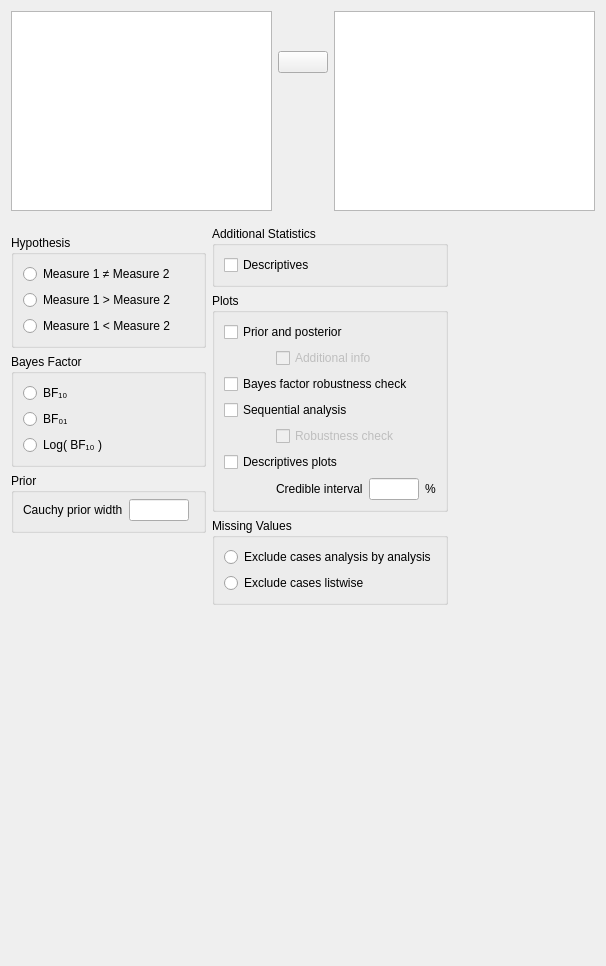
<?xml version="1.0" encoding="UTF-8"?>
<ui version="4.0">
 <class>TTestBayesianPairedSamplesForm</class>
 <widget class="QWidget" name="TTestBayesianPairedSamplesForm">
  <property name="geometry">
   <rect>
    <x>0</x>
    <y>0</y>
    <width>606</width>
    <height>966</height>
   </rect>
  </property>
  <property name="sizePolicy">
   <sizepolicy hsizetype="Fixed" vsizetype="Preferred">
    <horstretch>0</horstretch>
    <verstretch>0</verstretch>
   </sizepolicy>
  </property>
  <property name="windowTitle">
   <string>Form</string>
  </property>
  <layout class="QVBoxLayout" name="verticalLayout">
   <item>
    <widget class="QWidget" name="topWidget" native="true">
     <property name="sizePolicy">
      <sizepolicy hsizetype="Expanding" vsizetype="Fixed">
       <horstretch>0</horstretch>
       <verstretch>0</verstretch>
      </sizepolicy>
     </property>
     <layout class="QGridLayout" name="gridLayout">
      <property name="leftMargin">
       <number>0</number>
      </property>
      <property name="topMargin">
       <number>0</number>
      </property>
      <property name="rightMargin">
       <number>0</number>
      </property>
      <property name="bottomMargin">
       <number>0</number>
      </property>
      <item row="0" column="3">
       <widget class="BoundPairsTable" name="pairs">
        <property name="sizePolicy">
         <sizepolicy hsizetype="Preferred" vsizetype="Fixed">
          <horstretch>0</horstretch>
          <verstretch>0</verstretch>
         </sizepolicy>
        </property>
        <property name="minimumSize">
         <size>
          <width>210</width>
          <height>200</height>
         </size>
        </property>
        <property name="maximumSize">
         <size>
          <width>16777215</width>
          <height>200</height>
         </size>
        </property>
       </widget>
      </item>
      <item row="0" column="0">
       <widget class="AvailableFieldsListView" name="availableFields">
        <property name="sizePolicy">
         <sizepolicy hsizetype="Preferred" vsizetype="Fixed">
          <horstretch>0</horstretch>
          <verstretch>0</verstretch>
         </sizepolicy>
        </property>
        <property name="minimumSize">
         <size>
          <width>210</width>
          <height>200</height>
         </size>
        </property>
        <property name="maximumSize">
         <size>
          <width>16777215</width>
          <height>200</height>
         </size>
        </property>
       </widget>
      </item>
      <item row="0" column="1">
       <widget class="QWidget" name="verticalWidget" native="true">
        <property name="sizePolicy">
         <sizepolicy hsizetype="Fixed" vsizetype="Preferred">
          <horstretch>0</horstretch>
          <verstretch>0</verstretch>
         </sizepolicy>
        </property>
        <layout class="QVBoxLayout" name="verticalLayout_2">
         <property name="leftMargin">
          <number>0</number>
         </property>
         <property name="topMargin">
          <number>0</number>
         </property>
         <property name="rightMargin">
          <number>0</number>
         </property>
         <property name="bottomMargin">
          <number>0</number>
         </property>
         <item>
          <spacer name="verticalSpacer_4">
           <property name="orientation">
            <enum>Qt::Vertical</enum>
           </property>
           <property name="sizeType">
            <enum>QSizePolicy::Fixed</enum>
           </property>
           <property name="sizeHint" stdset="0">
            <size>
             <width>20</width>
             <height>40</height>
            </size>
           </property>
          </spacer>
         </item>
         <item>
          <widget class="AssignButton" name="assignButton">
           <property name="sizePolicy">
            <sizepolicy hsizetype="Fixed" vsizetype="Fixed">
             <horstretch>0</horstretch>
             <verstretch>0</verstretch>
            </sizepolicy>
           </property>
           <property name="minimumSize">
            <size>
             <width>50</width>
             <height>0</height>
            </size>
           </property>
           <property name="maximumSize">
            <size>
             <width>50</width>
             <height>16777215</height>
            </size>
           </property>
           <property name="text">
            <string/>
           </property>
          </widget>
         </item>
         <item>
          <spacer name="verticalSpacer_3">
           <property name="orientation">
            <enum>Qt::Vertical</enum>
           </property>
           <property name="sizeHint" stdset="0">
            <size>
             <width>20</width>
             <height>40</height>
            </size>
           </property>
          </spacer>
         </item>
        </layout>
       </widget>
      </item>
     </layout>
    </widget>
   </item>
   <item>
    <widget class="QWidget" name="options" native="true">
     <property name="sizePolicy">
      <sizepolicy hsizetype="Fixed" vsizetype="Fixed">
       <horstretch>0</horstretch>
       <verstretch>0</verstretch>
      </sizepolicy>
     </property>
     <layout class="QGridLayout" name="gridLayout_7">
      <property name="leftMargin">
       <number>0</number>
      </property>
      <property name="rightMargin">
       <number>0</number>
      </property>
      <property name="bottomMargin">
       <number>0</number>
      </property>
      <item row="0" column="0">
       <widget class="QWidget" name="widget_2" native="true">
        <property name="maximumSize">
         <size>
          <width>240</width>
          <height>16777215</height>
         </size>
        </property>
        <layout class="QGridLayout" name="gridLayout_5">
         <property name="leftMargin">
          <number>0</number>
         </property>
         <property name="rightMargin">
          <number>0</number>
         </property>
         <item row="2" column="0">
          <widget class="GroupBox" name="groupBox">
           <property name="title">
            <string>Prior</string>
           </property>
           <layout class="QGridLayout" name="gridLayout_11">
            <property name="topMargin">
             <number>6</number>
            </property>
            <item row="0" column="2">
             <spacer name="horizontalSpacer_2">
              <property name="orientation">
               <enum>Qt::Horizontal</enum>
              </property>
              <property name="sizeHint" stdset="0">
               <size>
                <width>5</width>
                <height>20</height>
               </size>
              </property>
             </spacer>
            </item>
            <item row="0" column="0">
             <widget class="QLabel" name="label">
              <property name="sizePolicy">
               <sizepolicy hsizetype="Fixed" vsizetype="Fixed">
                <horstretch>0</horstretch>
                <verstretch>0</verstretch>
               </sizepolicy>
              </property>
              <property name="text">
               <string>Cauchy prior width</string>
              </property>
             </widget>
            </item>
            <item row="0" column="1">
             <widget class="BoundTextBox" name="priorWidth">
              <property name="sizePolicy">
               <sizepolicy hsizetype="Fixed" vsizetype="Preferred">
                <horstretch>0</horstretch>
                <verstretch>0</verstretch>
               </sizepolicy>
              </property>
              <property name="minimumSize">
               <size>
                <width>60</width>
                <height>0</height>
               </size>
              </property>
              <property name="maximumSize">
               <size>
                <width>60</width>
                <height>16777215</height>
               </size>
              </property>
             </widget>
            </item>
           </layout>
          </widget>
         </item>
         <item row="0" column="0">
          <widget class="BoundGroupBox" name="hypothesis">
           <property name="title">
            <string>Hypothesis</string>
           </property>
           <property name="flat">
            <bool>false</bool>
           </property>
           <layout class="QGridLayout" name="gridLayout_9">
            <item row="0" column="0">
             <widget class="QRadioButton" name="_1twoTailed">
              <property name="sizePolicy">
               <sizepolicy hsizetype="Fixed" vsizetype="Fixed">
                <horstretch>0</horstretch>
                <verstretch>0</verstretch>
               </sizepolicy>
              </property>
              <property name="text">
               <string>Measure 1 ≠ Measure 2</string>
              </property>
             </widget>
            </item>
            <item row="2" column="0">
             <widget class="QRadioButton" name="_3oneTailedLessThan">
              <property name="sizePolicy">
               <sizepolicy hsizetype="Fixed" vsizetype="Fixed">
                <horstretch>0</horstretch>
                <verstretch>0</verstretch>
               </sizepolicy>
              </property>
              <property name="text">
               <string>Measure 1 &lt; Measure 2</string>
              </property>
             </widget>
            </item>
            <item row="1" column="0">
             <widget class="QRadioButton" name="_2oneTailedGreaterThan">
              <property name="sizePolicy">
               <sizepolicy hsizetype="Fixed" vsizetype="Fixed">
                <horstretch>0</horstretch>
                <verstretch>0</verstretch>
               </sizepolicy>
              </property>
              <property name="text">
               <string>Measure 1 &gt; Measure 2</string>
              </property>
             </widget>
            </item>
            <item row="1" column="1">
             <spacer name="horizontalSpacer_3">
              <property name="orientation">
               <enum>Qt::Horizontal</enum>
              </property>
              <property name="sizeHint" stdset="0">
               <size>
                <width>5</width>
                <height>20</height>
               </size>
              </property>
             </spacer>
            </item>
           </layout>
          </widget>
         </item>
         <item row="6" column="0">
          <spacer name="verticalSpacer">
           <property name="orientation">
            <enum>Qt::Vertical</enum>
           </property>
           <property name="sizeHint" stdset="0">
            <size>
             <width>20</width>
             <height>40</height>
            </size>
           </property>
          </spacer>
         </item>
         <item row="1" column="0">
          <widget class="BoundGroupBox" name="bayesFactorType">
           <property name="title">
            <string>Bayes Factor</string>
           </property>
           <property name="flat">
            <bool>false</bool>
           </property>
           <layout class="QGridLayout" name="gridLayout_13">
            <item row="1" column="0">
             <widget class="QRadioButton" name="_2">
              <property name="sizePolicy">
               <sizepolicy hsizetype="Fixed" vsizetype="Fixed">
                <horstretch>0</horstretch>
                <verstretch>0</verstretch>
               </sizepolicy>
              </property>
              <property name="text">
               <string>BF₀₁</string>
              </property>
             </widget>
            </item>
            <item row="2" column="0">
             <widget class="QRadioButton" name="_3">
              <property name="sizePolicy">
               <sizepolicy hsizetype="Fixed" vsizetype="Fixed">
                <horstretch>0</horstretch>
                <verstretch>0</verstretch>
               </sizepolicy>
              </property>
              <property name="text">
               <string>Log( BF₁₀ )</string>
              </property>
             </widget>
            </item>
            <item row="0" column="0">
             <widget class="QRadioButton" name="_1">
              <property name="sizePolicy">
               <sizepolicy hsizetype="Fixed" vsizetype="Fixed">
                <horstretch>0</horstretch>
                <verstretch>0</verstretch>
               </sizepolicy>
              </property>
              <property name="text">
               <string>BF₁₀</string>
              </property>
             </widget>
            </item>
            <item row="1" column="1">
             <spacer name="horizontalSpacer">
              <property name="orientation">
               <enum>Qt::Horizontal</enum>
              </property>
              <property name="sizeHint" stdset="0">
               <size>
                <width>5</width>
                <height>20</height>
               </size>
              </property>
             </spacer>
            </item>
           </layout>
          </widget>
         </item>
        </layout>
       </widget>
      </item>
      <item row="0" column="1">
       <widget class="QWidget" name="widget_3" native="true">
        <layout class="QGridLayout" name="gridLayout_2">
         <property name="leftMargin">
          <number>0</number>
         </property>
         <property name="topMargin">
          <number>0</number>
         </property>
         <property name="rightMargin">
          <number>0</number>
         </property>
         <property name="bottomMargin">
          <number>0</number>
         </property>
         <item row="0" column="0" colspan="2">
          <widget class="GroupBox" name="additionalStatisticsGroup">
           <property name="title">
            <string>Additional Statistics</string>
           </property>
           <layout class="QGridLayout" name="gridLayout_3">
            <item row="0" column="0" colspan="2">
             <widget class="BoundCheckBox" name="descriptives">
              <property name="sizePolicy">
               <sizepolicy hsizetype="Fixed" vsizetype="Fixed">
                <horstretch>0</horstretch>
                <verstretch>0</verstretch>
               </sizepolicy>
              </property>
              <property name="text">
               <string>Descriptives</string>
              </property>
             </widget>
            </item>
           </layout>
          </widget>
         </item>
         <item row="1" column="0" colspan="2">
          <widget class="GroupBox" name="plotsGroup">
           <property name="title">
            <string>Plots</string>
           </property>
           <layout class="QGridLayout" name="gridLayout_4">
            <item row="5" column="0" colspan="4">
             <widget class="BoundCheckBox" name="descriptivesPlots">
              <property name="sizePolicy">
               <sizepolicy hsizetype="Fixed" vsizetype="Fixed">
                <horstretch>0</horstretch>
                <verstretch>0</verstretch>
               </sizepolicy>
              </property>
              <property name="text">
               <string>Descriptives plots</string>
              </property>
             </widget>
            </item>
            <item row="2" column="0" colspan="4">
             <widget class="BoundCheckBox" name="plotBayesFactorRobustness">
              <property name="sizePolicy">
               <sizepolicy hsizetype="Fixed" vsizetype="Fixed">
                <horstretch>0</horstretch>
                <verstretch>0</verstretch>
               </sizepolicy>
              </property>
              <property name="text">
               <string>Bayes factor robustness check</string>
              </property>
             </widget>
            </item>
            <item row="3" column="0" colspan="4">
             <widget class="BoundCheckBox" name="plotSequentialAnalysis">
              <property name="sizePolicy">
               <sizepolicy hsizetype="Fixed" vsizetype="Fixed">
                <horstretch>0</horstretch>
                <verstretch>0</verstretch>
               </sizepolicy>
              </property>
              <property name="text">
               <string>Sequential analysis</string>
              </property>
             </widget>
            </item>
            <item row="0" column="0" colspan="4">
             <widget class="BoundCheckBox" name="plotPriorAndPosterior">
              <property name="sizePolicy">
               <sizepolicy hsizetype="Fixed" vsizetype="Fixed">
                <horstretch>0</horstretch>
                <verstretch>0</verstretch>
               </sizepolicy>
              </property>
              <property name="text">
               <string>Prior and posterior</string>
              </property>
             </widget>
            </item>
            <item row="6" column="3">
             <widget class="BoundTextBox" name="descriptivesPlotsCredibleInterval">
              <property name="sizePolicy">
               <sizepolicy hsizetype="Fixed" vsizetype="Preferred">
                <horstretch>0</horstretch>
                <verstretch>0</verstretch>
               </sizepolicy>
              </property>
              <property name="minimumSize">
               <size>
                <width>50</width>
                <height>0</height>
               </size>
              </property>
              <property name="maximumSize">
               <size>
                <width>50</width>
                <height>16777215</height>
               </size>
              </property>
             </widget>
            </item>
            <item row="6" column="4">
             <widget class="QLabel" name="label_3">
              <property name="sizePolicy">
               <sizepolicy hsizetype="Fixed" vsizetype="Fixed">
                <horstretch>0</horstretch>
                <verstretch>0</verstretch>
               </sizepolicy>
              </property>
              <property name="text">
               <string>%</string>
              </property>
             </widget>
            </item>
            <item row="4" column="0">
             <widget class="QWidget" name="widget_5" native="true">
              <property name="maximumSize">
               <size>
                <width>16</width>
                <height>16777215</height>
               </size>
              </property>
             </widget>
            </item>
            <item row="6" column="2">
             <widget class="QLabel" name="label_2">
              <property name="sizePolicy">
               <sizepolicy hsizetype="Fixed" vsizetype="Fixed">
                <horstretch>0</horstretch>
                <verstretch>0</verstretch>
               </sizepolicy>
              </property>
              <property name="text">
               <string>Credible interval</string>
              </property>
             </widget>
            </item>
            <item row="6" column="0">
             <widget class="QLabel" name="label_4">
              <property name="minimumSize">
               <size>
                <width>10</width>
                <height>0</height>
               </size>
              </property>
              <property name="text">
               <string/>
              </property>
             </widget>
            </item>
            <item row="4" column="2" colspan="3">
             <widget class="BoundCheckBox" name="plotSequentialAnalysisRobustness">
              <property name="enabled">
               <bool>false</bool>
              </property>
              <property name="sizePolicy">
               <sizepolicy hsizetype="Fixed" vsizetype="Fixed">
                <horstretch>0</horstretch>
                <verstretch>0</verstretch>
               </sizepolicy>
              </property>
              <property name="text">
               <string>Robustness check</string>
              </property>
             </widget>
            </item>
            <item row="1" column="2" colspan="3">
             <widget class="BoundCheckBox" name="plotPriorAndPosteriorAdditionalInfo">
              <property name="enabled">
               <bool>false</bool>
              </property>
              <property name="sizePolicy">
               <sizepolicy hsizetype="Fixed" vsizetype="Fixed">
                <horstretch>0</horstretch>
                <verstretch>0</verstretch>
               </sizepolicy>
              </property>
              <property name="text">
               <string>Additional info</string>
              </property>
             </widget>
            </item>
           </layout>
          </widget>
         </item>
         <item row="2" column="0" colspan="2">
          <widget class="BoundGroupBox" name="missingValues">
           <property name="title">
            <string>Missing Values</string>
           </property>
           <property name="flat">
            <bool>false</bool>
           </property>
           <layout class="QGridLayout" name="gridLayout_6">
            <item row="0" column="0">
             <widget class="QRadioButton" name="_1excludeAnalysisByAnalysis">
              <property name="sizePolicy">
               <sizepolicy hsizetype="Fixed" vsizetype="Fixed">
                <horstretch>0</horstretch>
                <verstretch>0</verstretch>
               </sizepolicy>
              </property>
              <property name="text">
               <string>Exclude cases analysis by analysis</string>
              </property>
             </widget>
            </item>
            <item row="1" column="0">
             <widget class="QRadioButton" name="_2excludeListwise">
              <property name="sizePolicy">
               <sizepolicy hsizetype="Fixed" vsizetype="Fixed">
                <horstretch>0</horstretch>
                <verstretch>0</verstretch>
               </sizepolicy>
              </property>
              <property name="text">
               <string>Exclude cases listwise</string>
              </property>
             </widget>
            </item>
           </layout>
          </widget>
         </item>
        </layout>
       </widget>
      </item>
     </layout>
    </widget>
   </item>
   <item>
    <spacer name="verticalSpacer_5">
     <property name="orientation">
      <enum>Qt::Vertical</enum>
     </property>
     <property name="sizeHint" stdset="0">
      <size>
       <width>20</width>
       <height>40</height>
      </size>
     </property>
    </spacer>
   </item>
  </layout>
 </widget>
 <customwidgets>
  <customwidget>
   <class>AssignButton</class>
   <extends>QPushButton</extends>
   <header>widgets/assignbutton.h</header>
  </customwidget>
  <customwidget>
   <class>AvailableFieldsListView</class>
   <extends>QListView</extends>
   <header>widgets/availablefieldslistview.h</header>
  </customwidget>
  <customwidget>
   <class>GroupBox</class>
   <extends>QGroupBox</extends>
   <header>widgets/groupbox.h</header>
   <container>1</container>
  </customwidget>
  <customwidget>
   <class>BoundTextBox</class>
   <extends>QLineEdit</extends>
   <header>widgets/boundtextbox.h</header>
  </customwidget>
  <customwidget>
   <class>BoundGroupBox</class>
   <extends>QGroupBox</extends>
   <header>widgets/boundgroupbox.h</header>
   <container>1</container>
  </customwidget>
  <customwidget>
   <class>BoundCheckBox</class>
   <extends>QCheckBox</extends>
   <header>widgets/boundcheckbox.h</header>
  </customwidget>
  <customwidget>
   <class>BoundPairsTable</class>
   <extends>QTableView</extends>
   <header>widgets/boundpairstable.h</header>
  </customwidget>
 </customwidgets>
 <resources/>
 <connections>
  <connection>
   <sender>plotSequentialAnalysis</sender>
   <signal>toggled(bool)</signal>
   <receiver>plotSequentialAnalysisRobustness</receiver>
   <slot>setEnabled(bool)</slot>
   <hints>
    <hint type="sourcelabel">
     <x>417</x>
     <y>334</y>
    </hint>
    <hint type="destinationlabel">
     <x>431</x>
     <y>357</y>
    </hint>
   </hints>
  </connection>
  <connection>
   <sender>plotPriorAndPosterior</sender>
   <signal>toggled(bool)</signal>
   <receiver>plotPriorAndPosteriorAdditionalInfo</receiver>
   <slot>setEnabled(bool)</slot>
   <hints>
    <hint type="sourcelabel">
     <x>397</x>
     <y>287</y>
    </hint>
    <hint type="destinationlabel">
     <x>411</x>
     <y>310</y>
    </hint>
   </hints>
  </connection>
 </connections>
</ui>
